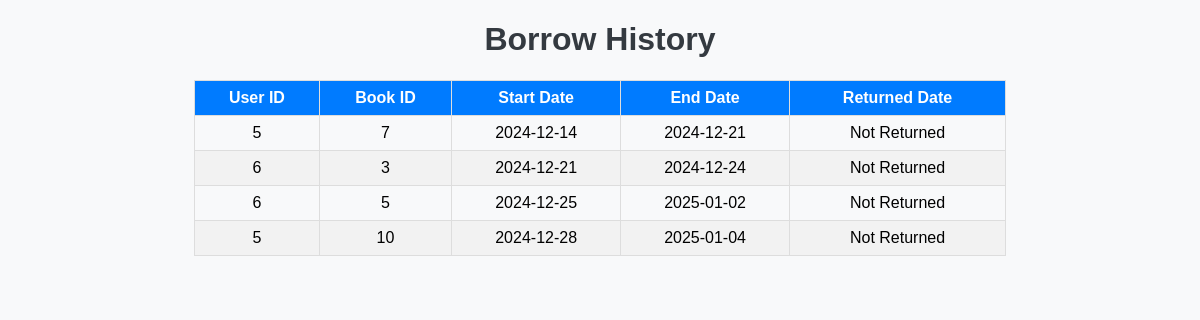
Screenshot of /admin/borrow_history (signed in) with the database file from the repository.
### app/system/models.py (models this page shows)
class BorrowHistory(db.Model):
    history_id = db.Column(db.Integer, primary_key=True, autoincrement=True)
    user_id = db.Column(db.Integer, db.ForeignKey('users.user_id'), nullable=False)
    book_id = db.Column(db.Integer, db.ForeignKey('books.book_id'), nullable=False)
    start_date = db.Column(db.BigInteger, nullable=False)
    end_date = db.Column(db.BigInteger, nullable=False)
    returned_date = db.Column(db.BigInteger, nullable=True)
    user = db.relationship('Users', backref='borrow_history')
    book = db.relationship('Books', backref='borrow_history')

### app/system/routes.py (the view)
@bp.route('/admin/borrow_history', methods=['GET'])
def borrow_history():
    user_id = session.get('user_id')
    if not user_id:
        return "Error: User not Found in.", 401
    user = Users.query.filter_by(user_id=user_id).first()
    if user.role != "admin":
        return "Error: Unauthorized access.", 403
    history_records = BorrowHistory.query.all()
    return render_template('borrow_history.html', history_records=history_records)

### app/templates/borrow_history.html (shortened to what this page needs)
<!DOCTYPE html>
<html lang="en">
<head>
</head>
<body>
    <h1>Borrow History</h1>
    {% if history_records %}
        <table>
            <thead>
                <tr>
                    <th>User ID</th>
                    <th>Book ID</th>
                    <th>Start Date</th>
                    <th>End Date</th>
                    <th>Returned Date</th>
                </tr>
            </thead>
            <tbody>
                {% for record in history_records %}
                    <tr>
                        <td>{{ record.user_id }}</td>
                        <td>{{ record.book_id }}</td>
                        <td>{{ record.start_date }}</td>
                        <td>{{ record.end_date }}</td>
                        <td>{{ record.returned_date if record.returned_date else 'Not Returned' }}</td>
                    </tr>
                {% endfor %}
            </tbody>
        </table>
    {% else %}
        <p class="message">No borrow history found.</p>
    {% endif %}
</body>
</html>

### app/templates/borrow_history.html (style rules this page uses)
body { font-family: Arial, sans-serif; margin: 20px; background-color: #f8f9fa; }
h1 { text-align: center; color: #343a40; }
table { width: 70%; border-collapse: collapse; margin: 20px auto; }
th, td { padding: 8px; text-align: center; border: 1px solid #ddd; }
th { background-color: #007bff; color: white; }
tr:nth-child(even) { background-color: #f2f2f2; }

### rows the page displays
BorrowHistory: user_id "5", book_id "7", start_date "2024-12-14", end_date "2024-12-21", returned_date "Not Returned"
BorrowHistory: user_id "6", book_id "3", start_date "2024-12-21", end_date "2024-12-24", returned_date "Not Returned"
BorrowHistory: user_id "6", book_id "5", start_date "2024-12-25", end_date "2025-01-02", returned_date "Not Returned"
BorrowHistory: user_id "5", book_id "10", start_date "2024-12-28", end_date "2025-01-04", returned_date "Not Returned"
